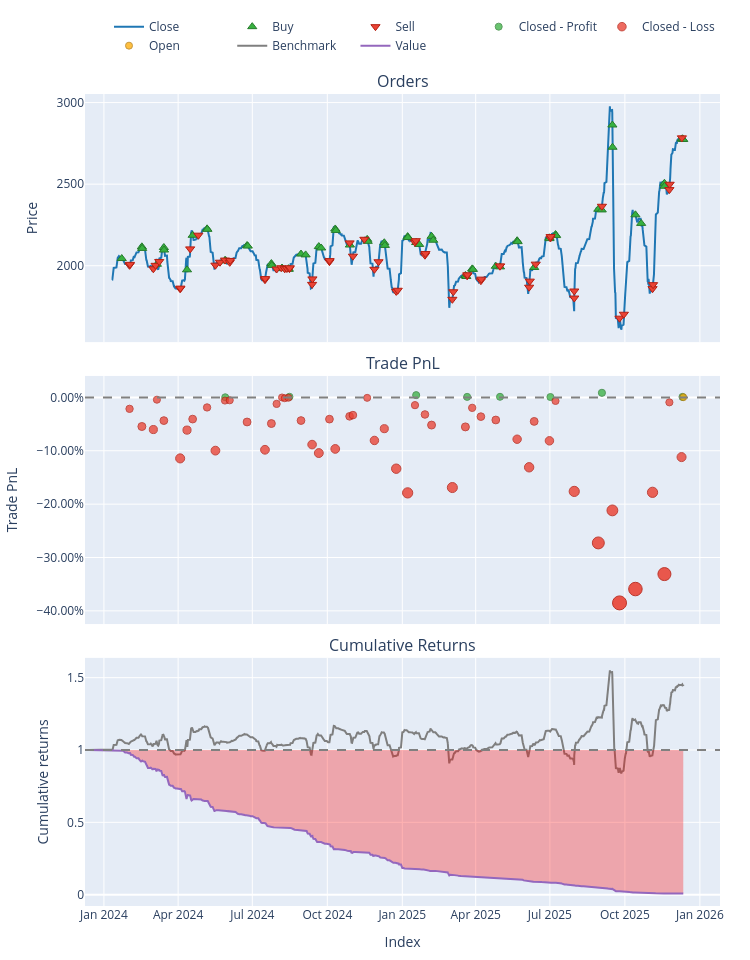

Notebook cell for this chart:
### Code cell
import arcticdb as adb
import pandas as pd
import numpy as np
import vectorbt as vbt
import statsmodels.api as sm
from statsmodels.regression.rolling import RollingOLS

print("--- STRATEGY PIVOT: Dynamic Hedge on Stable Pair (Fixed) ---")

# 1. Load a STABLE Pair (GOOG vs MSFT)
store = adb.Arctic("lmdb:///app/data")
lib = store["quant_data_v1"]

# Load Data
close_y = lib.read("GOOG").data['close']  # Target
close_x = lib.read("MSFT").data['close']  # Hedge
data = pd.DataFrame({'Y': close_y, 'X': close_x}).dropna()

# 2. Calculate DYNAMIC Hedge Ratio (Rolling OLS)
print("Calculating Rolling Beta...")
window = 300
exog = sm.add_constant(data['X'])
endog = data['Y']
rols = RollingOLS(endog, exog, window=window)
rres = rols.fit()
rolling_beta = rres.params['X']

# 3. Construct the Dynamic Spread & Synthetic Price
# Real Spread (Can be negative) -> Used for Z-Score signals
data['spread'] = data['Y'] - (rolling_beta * data['X'])

# Synthetic Tradeable Price (Must be positive) -> Used for Backtest execution
# We add 2000 to ensure it's never negative. The $ movement stays identical.
data['synthetic_price'] = data['spread'] + 2000

# 4. Calculate Z-Score (on the Real Spread)
z_window = 50
data['z_score'] = (data['spread'] - data['spread'].rolling(z_window).mean()) / data['spread'].rolling(z_window).std()

# 5. Signal Logic
long_entry = data['z_score'] < -2.0
long_exit = data['z_score'] > 0.0
short_entry = data['z_score'] > 2.0
short_exit = data['z_score'] < 0.0

# 6. Run Backtest on the SYNTHETIC Price
pf = vbt.Portfolio.from_signals(
    close=data['synthetic_price'], # <--- NOW POSITIVE
    entries=long_entry,
    exits=long_exit,
    short_entries=short_entry,
    short_exits=short_exit,
    freq='1h',
    init_cash=100000,
    fees=0.0005
)

print(f"\n--- DYNAMIC PAIR RESULTS (GOOG-MSFT) ---")
print(f"Sharpe Ratio: {pf.sharpe_ratio():.2f}")
print(f"Total Return: {pf.total_return():.2%}")
print(f"Max Drawdown: {pf.max_drawdown():.2%}")
print(f"Win Rate:     {pf.stats()['Win Rate [%]']:.2f}%")

pf.plot().show()

### Figure 1 — Plotly figure (JSON) as saved in the notebook; plotly's stock layout.template omitted (floating-point values rounded to 4 significant figures; data arrays with more than 128 entries replaced by an {"elided": "..."} marker saying what was removed)
{"data": [{"legendgroup": "0", "line": {"color": "#1f77b4"}, "name": "Close", "showlegend": true, "type": "scatter", "uid": "38363e74-d6f7-48e1-ae9c-88d644aa9791", "x": {"elided": "7991 str values"}, "xaxis": "x", "y": {"elided": "7991 float values"}, "yaxis": "y"}, {"customdata": {"elided": "62x3 float values"}, "hovertemplate": "Order Id: %{customdata[0]}<br>Timestamp: %{x}<br>Price: %{y}<br>Size: %{customdata[1]:.6f}<br>Fees: %{customdata[2]:.6f}", "legendgroup": "1", "marker": {"color": "#37B13F", "line": {"color": "rgb(38,123,44)", "width": 1}, "size": 8, "symbol": "triangle-up"}, "mode": "markers", "name": "Buy", "type": "scatter", "uid": "46cfc8f2-68fb-4df1-96ed-0eda1fc6e9c1", "x": ["2024-01-22T21:00:00+00:00", "2024-02-16T14:00:00+00:00", "2024-02-16T22:00:00+00:00", "2024-03-06T00:00:00+00:00", "2024-03-14T13:00:00+00:00", "2024-03-14T18:00:00+00:00", "2024-04-11T22:00:00+00:00", "2024-04-18T20:00:00+00:00", "2024-05-06T13:00:00+00:00", "2024-05-06T21:00:00+00:00", "2024-05-28T11:00:00+00:00", "2024-05-28T19:00:00+00:00", "2024-05-29T09:00:00+00:00", "2024-06-24T14:00:00+00:00", "2024-06-25T11:00:00+00:00", "2024-07-24T10:00:00+00:00", "2024-07-24T23:00:00+00:00", "2024-08-06T11:00:00+00:00", "2024-08-06T13:00:00+00:00", "2024-08-14T08:00:00+00:00", "2024-08-14T17:00:00+00:00", "2024-08-29T18:00:00+00:00", "2024-09-04T10:00:00+00:00", "2024-09-20T14:00:00+00:00", "2024-09-23T11:00:00+00:00", "2024-10-10T18:00:00+00:00", "2024-10-11T12:00:00+00:00", "2024-10-28T17:00:00+00:00", "2024-11-18T22:00:00+00:00", "2024-11-19T13:00:00+00:00", "2024-12-09T22:00:00+00:00", "2024-12-10T15:00:00+00:00", "2025-01-07T13:00:00+00:00", "2025-01-07T18:00:00+00:00", "2025-01-18T00:00:00+00:00", "2025-01-21T16:00:00+00:00", "2025-02-05T21:00:00+00:00", "2025-02-07T22:00:00+00:00", "2025-03-19T09:00:00+00:00", "2025-03-20T12:00:00+00:00", "2025-03-27T17:00:00+00:00", "2025-03-28T15:00:00+00:00", "2025-04-25T16:00:00+00:00", "2025-04-30T20:00:00+00:00", "2025-05-21T20:00:00+00:00", "2025-05-22T10:00:00+00:00", "2025-06-11T18:00:00+00:00", "2025-06-30T11:00:00+00:00", "2025-06-30T13:00:00+00:00", "2025-07-07T22:00:00+00:00", "2025-07-08T15:00:00+00:00", "2025-08-29T10:00:00+00:00", "2025-09-02T15:00:00+00:00", "2025-09-15T16:00:00+00:00", "2025-09-15T20:00:00+00:00", "2025-10-13T22:00:00+00:00", "2025-10-20T23:00:00+00:00", "2025-11-18T12:00:00+00:00", "2025-11-18T15:00:00+00:00", "2025-12-09T12:00:00+00:00", "2025-12-10T15:00:00+00:00", "2025-12-11T14:00:00+00:00"], "xaxis": "x", "y": [2044.0, 2116.0, 2106.0, 2009.0, 2112.0, 2096.0, 1975.0, 2187.0, 2226.0, 2223.0, 2031.0, 2032.0, 2030.0, 2124.0, 2120.0, 2013.0, 2002.0, 1986.0, 1982.0, 1982.0, 1978.0, 2072.0, 2066.0, 2117.0, 2109.0, 2225.0, 2216.0, 2127.0, 2162.0, 2149.0, 2141.0, 2124.0, 2178.0, 2173.0, 2142.0, 2130.0, 2180.0, 2156.0, 1940.0, 1934.0, 1981.0, 1977.0, 1997.0, 1993.0, 2153.0, 2148.0, 1989.0, 2171.0, 2166.0, 2191.0, 2185.0, 2346.0, 2342.0, 2863.0, 2726.0, 2312.0, 2259.0, 2505.0, 2487.0, 2776.0, 2778.0, 2774.0], "yaxis": "y"}, {"customdata": {"elided": "60x3 float values"}, "hovertemplate": "Order Id: %{customdata[0]}<br>Timestamp: %{x}<br>Price: %{y}<br>Size: %{customdata[1]:.6f}<br>Fees: %{customdata[2]:.6f}", "legendgroup": "2", "marker": {"color": "#EA4335", "line": {"color": "rgb(181,31,18)", "width": 1}, "size": 8, "symbol": "triangle-down"}, "mode": "markers", "name": "Sell", "type": "scatter", "uid": "c8bf232c-ee89-4b0d-b126-f5debe93a50a", "x": ["2024-02-01T11:00:00+00:00", "2024-02-01T23:00:00+00:00", "2024-03-01T15:00:00+00:00", "2024-03-04T09:00:00+00:00", "2024-03-08T20:00:00+00:00", "2024-04-03T12:00:00+00:00", "2024-04-03T19:00:00+00:00", "2024-04-15T19:00:00+00:00", "2024-04-25T20:00:00+00:00", "2024-05-16T18:00:00+00:00", "2024-05-22T09:00:00+00:00", "2024-05-28T14:00:00+00:00", "2024-06-03T08:00:00+00:00", "2024-06-03T21:00:00+00:00", "2024-07-16T13:00:00+00:00", "2024-07-16T18:00:00+00:00", "2024-07-30T20:00:00+00:00", "2024-08-05T13:00:00+00:00", "2024-08-09T19:00:00+00:00", "2024-08-12T11:00:00+00:00", "2024-08-15T14:00:00+00:00", "2024-08-15T23:00:00+00:00", "2024-09-12T08:00:00+00:00", "2024-09-12T18:00:00+00:00", "2024-10-03T15:00:00+00:00", "2024-10-03T18:00:00+00:00", "2024-10-28T08:00:00+00:00", "2024-11-01T10:00:00+00:00", "2024-11-15T11:00:00+00:00", "2024-11-27T19:00:00+00:00", "2024-12-02T19:00:00+00:00", "2024-12-24T13:00:00+00:00", "2024-12-26T09:00:00+00:00", "2025-01-16T13:00:00+00:00", "2025-01-17T13:00:00+00:00", "2025-01-28T18:00:00+00:00", "2025-01-29T09:00:00+00:00", "2025-03-03T09:00:00+00:00", "2025-03-04T12:00:00+00:00", "2025-03-21T13:00:00+00:00", "2025-03-21T20:00:00+00:00", "2025-04-07T09:00:00+00:00", "2025-04-07T22:00:00+00:00", "2025-04-30T18:00:00+00:00", "2025-04-30T22:00:00+00:00", "2025-06-05T13:00:00+00:00", "2025-06-06T08:00:00+00:00", "2025-06-13T15:00:00+00:00", "2025-07-01T16:00:00+00:00", "2025-07-01T23:00:00+00:00", "2025-07-30T21:00:00+00:00", "2025-07-30T22:00:00+00:00", "2025-09-02T20:00:00+00:00", "2025-09-24T10:00:00+00:00", "2025-09-29T18:00:00+00:00", "2025-11-03T22:00:00+00:00", "2025-11-04T14:00:00+00:00", "2025-11-24T14:00:00+00:00", "2025-11-24T22:00:00+00:00", "2025-12-09T22:00:00+00:00"], "xaxis": "x", "y": [2002.0, 2008.0, 1981.0, 2002.0, 2026.0, 1859.0, 1863.0, 2103.0, 2187.0, 2003.0, 2022.0, 2035.0, 2021.0, 2032.0, 1914.0, 1921.0, 1980.0, 1988.0, 1981.0, 1983.0, 1982.0, 1987.0, 1886.0, 1919.0, 2025.0, 2031.0, 2140.0, 2059.0, 2162.0, 1978.0, 2024.0, 1843.0, 1850.0, 2144.0, 2154.0, 2064.0, 2075.0, 1794.0, 1840.0, 1938.0, 1944.0, 1908.0, 1918.0, 1997.0, 1999.0, 1868.0, 1906.0, 2010.0, 2170.0, 2179.0, 1802.0, 1845.0, 2365.0, 1679.0, 1703.0, 1860.0, 1884.0, 2467.0, 2499.0, 2784.0], "yaxis": "y"}, {"customdata": [[11.0, 11.0, 15.32, 0.0002641], [20.0, 20.0, 54.26, 0.001166], [34.0, 34.0, 76.09, 0.004263], [39.0, 39.0, 12.92, 0.0009998], [43.0, 43.0, 13.53, 0.001156], [48.0, 48.0, 6.039, 0.0007331], [52.0, 52.0, 42.28, 0.008614], [60.0, 60.0, 0.7015, 0.0009415]], "hovertemplate": "Exit Trade Id: %{customdata[0]}<br>Position Id: %{customdata[1]}<br>Exit Timestamp: %{x}<br>PnL: %{customdata[2]:.6f}<br>Return: %{customdata[3]:.2%}", "legendgroup": "3", "marker": {"color": "#37B13F", "line": {"color": "rgb(38,123,44)", "width": 1}, "opacity": [0.7501, 0.7504, 0.7516, 0.7504, 0.7504, 0.7503, 0.7533, 0.7503], "size": [7.004, 7.02, 7.076, 7.017, 7.02, 7.012, 7.155, 7.016], "symbol": "circle"}, "mode": "markers", "name": "Closed - Profit", "type": "scatter", "uid": "c21bd39c-9699-4dcb-8d07-b2bd02f64f99", "x": ["2024-05-28T19:00:00+00:00", "2024-08-15T14:00:00+00:00", "2025-01-18T00:00:00+00:00", "2025-03-21T13:00:00+00:00", "2025-04-30T20:00:00+00:00", "2025-07-01T16:00:00+00:00", "2025-09-02T20:00:00+00:00", "2025-12-10T15:00:00+00:00"], "xaxis": "x2", "y": [0.0002641, 0.001166, 0.004263, 0.0009998, 0.001156, 0.0007331, 0.008614, 0.0009415], "yaxis": "y2"}, {"customdata": {"elided": "53x4 float values"}, "hovertemplate": "Exit Trade Id: %{customdata[0]}<br>Position Id: %{customdata[1]}<br>Exit Timestamp: %{x}<br>PnL: %{customdata[2]:.6f}<br>Return: %{customdata[3]:.2%}", "legendgroup": "4", "marker": {"color": "#EA4335", "line": {"color": "rgb(181,31,18)", "width": 1}, "opacity": [0.7583, 0.7712, 0.7734, 0.7516, 0.7669, 0.7945, 0.7738, 0.7658, 0.7573, 0.7888, 0.7523, 0.7521, 0.7679, 0.7882, 0.7691, 0.7547, 0.75, 0.7506, 0.7502, 0.7669, 0.7844, 0.7906, 0.7658, 0.7876, 0.7638, 0.7629, 0.7503, 0.7814, 0.7728, 0.802, 0.8197, 0.7556, 0.7624, 0.7702, 0.8158, 0.7715, 0.7576, 0.764, 0.7665, 0.7805, 0.801, 0.7675, 0.7817, 0.7526, 0.8186, 0.8562, 0.8325, 0.9, 0.8899, 0.8193, 0.879, 0.7536, 0.7935], "size": [7.388, 7.99, 8.094, 7.076, 7.788, 9.077, 8.112, 7.737, 7.341, 8.812, 7.106, 7.097, 7.836, 8.782, 7.89, 7.219, 7.0, 7.026, 7.01, 7.787, 8.605, 8.895, 7.739, 8.754, 7.644, 7.601, 7.014, 8.465, 8.064, 9.427, 10.25, 7.262, 7.58, 7.941, 10.07, 8.003, 7.355, 7.654, 7.768, 8.423, 9.379, 7.816, 8.478, 7.119, 10.2, 11.96, 10.85, 14.0, 13.53, 10.23, 13.02, 7.167, 9.032], "symbol": "circle"}, "mode": "markers", "name": "Closed - Loss", "type": "scatter", "uid": "f7552cb3-9437-45fc-ad75-41f5723014d7", "x": ["2024-02-01T11:00:00+00:00", "2024-02-16T14:00:00+00:00", "2024-03-01T15:00:00+00:00", "2024-03-06T00:00:00+00:00", "2024-03-14T13:00:00+00:00", "2024-04-03T12:00:00+00:00", "2024-04-11T22:00:00+00:00", "2024-04-18T20:00:00+00:00", "2024-05-06T13:00:00+00:00", "2024-05-16T18:00:00+00:00", "2024-05-28T11:00:00+00:00", "2024-06-03T08:00:00+00:00", "2024-06-24T14:00:00+00:00", "2024-07-16T13:00:00+00:00", "2024-07-24T10:00:00+00:00", "2024-07-30T20:00:00+00:00", "2024-08-06T11:00:00+00:00", "2024-08-09T19:00:00+00:00", "2024-08-14T08:00:00+00:00", "2024-08-29T18:00:00+00:00", "2024-09-12T08:00:00+00:00", "2024-09-20T14:00:00+00:00", "2024-10-03T15:00:00+00:00", "2024-10-10T18:00:00+00:00", "2024-10-28T08:00:00+00:00", "2024-11-01T10:00:00+00:00", "2024-11-18T22:00:00+00:00", "2024-11-27T19:00:00+00:00", "2024-12-09T22:00:00+00:00", "2024-12-24T13:00:00+00:00", "2025-01-07T13:00:00+00:00", "2025-01-16T13:00:00+00:00", "2025-01-28T18:00:00+00:00", "2025-02-05T21:00:00+00:00", "2025-03-03T09:00:00+00:00", "2025-03-19T09:00:00+00:00", "2025-03-27T17:00:00+00:00", "2025-04-07T09:00:00+00:00", "2025-04-25T16:00:00+00:00", "2025-05-21T20:00:00+00:00", "2025-06-05T13:00:00+00:00", "2025-06-11T18:00:00+00:00", "2025-06-30T11:00:00+00:00", "2025-07-07T22:00:00+00:00", "2025-07-30T21:00:00+00:00", "2025-08-29T10:00:00+00:00", "2025-09-15T16:00:00+00:00", "2025-09-24T10:00:00+00:00", "2025-10-13T22:00:00+00:00", "2025-11-03T22:00:00+00:00", "2025-11-18T12:00:00+00:00", "2025-11-24T14:00:00+00:00", "2025-12-09T12:00:00+00:00"], "xaxis": "x2", "y": [-0.02138, -0.05453, -0.06022, -0.004253, -0.04344, -0.1143, -0.06125, -0.0406, -0.01882, -0.09972, -0.005916, -0.005412, -0.04603, -0.09811, -0.049, -0.01214, -7.04e-05, -0.001521, -0.0006311, -0.04334, -0.08836, -0.1043, -0.04071, -0.09653, -0.03548, -0.03314, -0.0008162, -0.08065, -0.05858, -0.1336, -0.1789, -0.01448, -0.03195, -0.05183, -0.1689, -0.05525, -0.01958, -0.03603, -0.04229, -0.07834, -0.1309, -0.04496, -0.08134, -0.006625, -0.1761, -0.2727, -0.2117, -0.3851, -0.3591, -0.1778, -0.3311, -0.009249, -0.1118], "yaxis": "y2"}, {"customdata": [[61.0, 61.0, 0.3288, 0.0004409]], "hovertemplate": "Exit Trade Id: %{customdata[0]}<br>Position Id: %{customdata[1]}<br>Exit Timestamp: %{x}<br>PnL: %{customdata[2]:.6f}<br>Return: %{customdata[3]:.2%}", "legendgroup": "5", "marker": {"color": "#FFAA00", "line": {"color": "rgb(178,118,0)", "width": 1}, "opacity": [0.7501], "size": [7.007], "symbol": "circle"}, "mode": "markers", "name": "Open", "type": "scatter", "uid": "409a42d8-f100-4c73-860b-e9a99402e4ab", "x": ["2025-12-11T15:00:00+00:00"], "xaxis": "x2", "y": [0.0004409], "yaxis": "y2"}, {"legendgroup": "6", "line": {"color": "#7f7f7f"}, "name": "Benchmark", "showlegend": true, "type": "scatter", "uid": "7670e115-2363-46a3-9dd2-44a80855a410", "x": {"elided": "7991 str values"}, "xaxis": "x3", "y": {"elided": "7991 float values"}, "yaxis": "y3"}, {"hoverinfo": "skip", "legendgroup": "7", "line": {"color": "rgba(0, 0, 0, 0)", "width": 0}, "opacity": 0, "showlegend": false, "type": "scatter", "uid": "7a97a5a9-3955-4ce9-986a-d8c91b36001c", "x": {"elided": "7991 str values"}, "xaxis": "x3", "y": {"elided": "7991 int values"}, "yaxis": "y3"}, {"connectgaps": false, "fill": "tonexty", "fillcolor": "rgba(255, 0, 0, 0.3)", "hoverinfo": "skip", "legendgroup": "7", "line": {"color": "rgba(0, 0, 0, 0)", "width": 0}, "opacity": 0, "showlegend": false, "type": "scatter", "uid": "c82e5771-efd7-4818-9c9e-a645e2f38099", "x": {"elided": "7991 str values"}, "xaxis": "x3", "y": {"elided": "7991 float values"}, "yaxis": "y3"}, {"legendgroup": "8", "line": {"color": "#9467bd"}, "name": "Value", "showlegend": true, "type": "scatter", "uid": "2664f205-bee5-424c-bf21-d576cbaf6397", "x": {"elided": "7991 str values"}, "xaxis": "x3", "y": {"elided": "7991 float values"}, "yaxis": "y3"}, {"hoverinfo": "skip", "legendgroup": "7", "line": {"color": "rgba(0, 0, 0, 0)", "width": 0}, "opacity": 0, "showlegend": false, "type": "scatter", "uid": "ca8ba683-03b9-4861-b530-cb51d9c8f508", "x": {"elided": "7991 str values"}, "xaxis": "x3", "y": {"elided": "7991 int values"}, "yaxis": "y3"}], "layout": {"annotations": [{"font": {"size": 16}, "showarrow": false, "text": "Orders", "x": 0.5, "xanchor": "center", "xref": "paper", "y": 1, "yanchor": "bottom", "yref": "paper"}, {"font": {"size": 16}, "showarrow": false, "text": "Trade PnL", "x": 0.5, "xanchor": "center", "xref": "paper", "y": 0.6528, "yanchor": "bottom", "yref": "paper"}, {"font": {"size": 16}, "showarrow": false, "text": "Cumulative Returns", "x": 0.5, "xanchor": "center", "xref": "paper", "y": 0.3056, "yanchor": "bottom", "yref": "paper"}], "height": 960, "legend": {"orientation": "h", "traceorder": "normal", "x": 1, "xanchor": "right", "y": 1.042, "yanchor": "bottom"}, "margin": {"b": 30, "l": 30, "r": 30, "t": 30}, "shapes": [{"line": {"color": "gray", "dash": "dash"}, "type": "line", "x0": 0, "x1": 1, "xref": "paper", "y0": 0, "y1": 0, "yref": "y2"}, {"line": {"color": "gray", "dash": "dash"}, "type": "line", "x0": 0, "x1": 1, "xref": "paper", "y0": 1, "y1": 1, "yref": "y3"}], "showlegend": true, "width": 750, "xaxis": {"anchor": "y", "domain": [0, 1], "matches": "x3", "showticklabels": false}, "xaxis2": {"anchor": "y2", "domain": [0, 1], "matches": "x3", "showticklabels": false}, "xaxis3": {"anchor": "y3", "domain": [0, 1], "title": {"text": "Index"}}, "yaxis": {"anchor": "x", "domain": [0.6944, 1], "title": {"text": "Price"}}, "yaxis2": {"anchor": "x2", "domain": [0.3472, 0.6528], "tickformat": ".2%", "title": {"text": "Trade PnL"}}, "yaxis3": {"anchor": "x3", "domain": [0, 0.3056], "title": {"text": "Cumulative returns"}}}}
